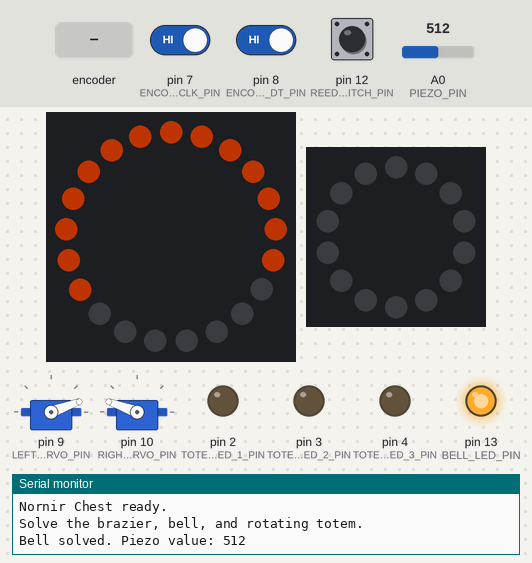
Recording of a sketch running on a simulated Arduino Uno, built with avr-gcc and run on an emulated ATmega328P. Parts: 21 RGB LEDs in a ring, first at the top, clockwise, 14 RGB LEDs in a ring, first at the top, clockwise, 2 × servo, output pins drawn as LEDs (lit = HIGH), the last lines printed to the serial monitor. The test bench sets the inputs (shaded band); at power-on: pin 12 (REED_SWITCH_PIN) HIGH, pin 7 (ENCODER_CLK_PIN) HIGH, pin 8 (ENCODER_DT_PIN) HIGH, A0 (PIEZO_PIN) = 512. Dim RGB values are drawn brighter than linear; not simulated (calls return 0 or success): arduino_secrets.h.

Above: at 1.16 s.
1.4 s: pin 12 (REED_SWITCH_PIN) pulled LOW for 0.15 s
At 1.55 s:
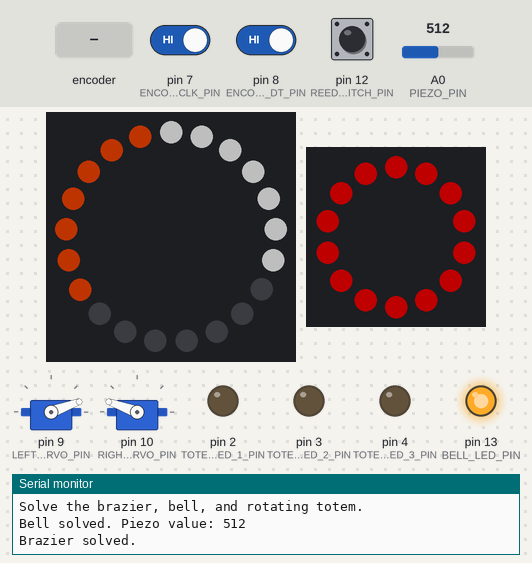
At 1.95 s:
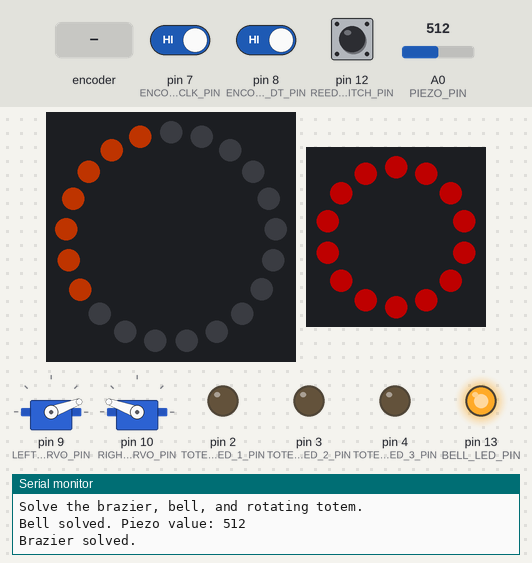
2.1 s: rotary encoder on pin 7 (ENCODER_CLK_PIN) / pin 8 (ENCODER_DT_PIN) turned 3 steps (first pin leading)
4.2 s: rotary encoder on pin 7 (ENCODER_CLK_PIN) / pin 8 (ENCODER_DT_PIN) turned 2 steps (second pin leading)
At 7.2 s:
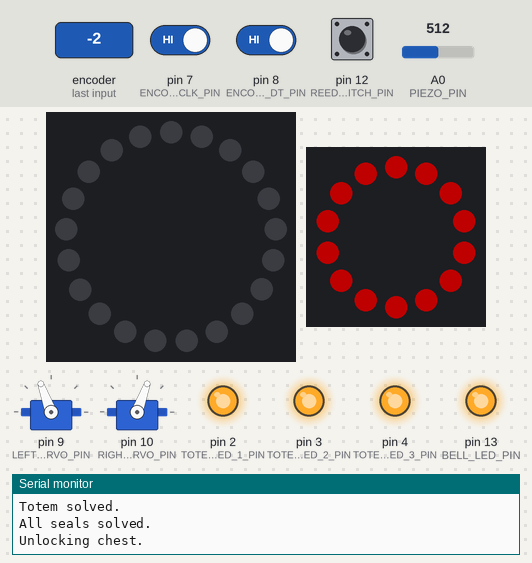
Timing chart, 0 to 8.7 s (numbered marks = the images above; inputs shaded):
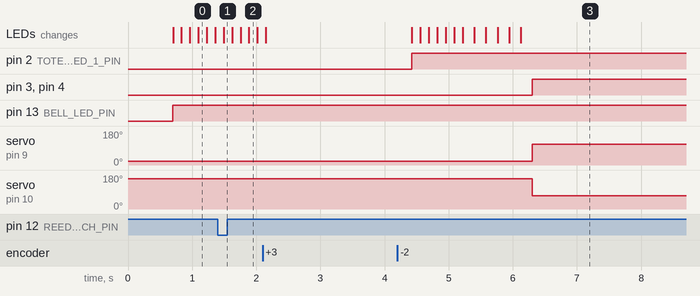

The sketch:

NornirChest.ino
```cpp
#include "arduino_secrets.h"

#include <Adafruit_NeoPixel.h>
#include <Servo.h>

// ============================================================
// Pin assignments
// ============================================================

const byte TOTEM_LED_1_PIN = 2;
const byte TOTEM_LED_2_PIN = 3;
const byte TOTEM_LED_3_PIN = 4;

const byte BRAZIER_RING_PIN = 5;
const byte CHEST_RINGS_PIN  = 6;

const byte ENCODER_CLK_PIN = 7;
const byte ENCODER_DT_PIN  = 8;

const byte LEFT_SERVO_PIN  = 9;
const byte RIGHT_SERVO_PIN = 10;

const byte REED_SWITCH_PIN = 12;
const byte BELL_LED_PIN    = 13;
const byte PIEZO_PIN       = A0;

// D11 is not used.
// The rotary encoder switch is intentionally disconnected.

// ============================================================
// LED settings
// ============================================================

const byte CHEST_RING_COUNT = 3;
const byte PIXELS_PER_RING = 7;
const byte CHEST_PIXEL_COUNT = CHEST_RING_COUNT * PIXELS_PER_RING;

// Set this to 7 if you have one brazier ring.
// Set it to 14 if two brazier rings are chained together.
const byte BRAZIER_PIXEL_COUNT = 14;

const byte LED_BRIGHTNESS = 80;

Adafruit_NeoPixel chestPixels(
  CHEST_PIXEL_COUNT,
  CHEST_RINGS_PIN,
  NEO_GRB + NEO_KHZ800
);

Adafruit_NeoPixel brazierPixels(
  BRAZIER_PIXEL_COUNT,
  BRAZIER_RING_PIN,
  NEO_GRB + NEO_KHZ800
);

// ============================================================
// Servo settings
// ============================================================

Servo leftServo;
Servo rightServo;

// Adjust these angles for your physical lock mechanism.
const int LEFT_LOCKED_ANGLE   = 20;
const int LEFT_UNLOCKED_ANGLE = 110;

const int RIGHT_LOCKED_ANGLE   = 160;
const int RIGHT_UNLOCKED_ANGLE = 70;

// ============================================================
// Rotary encoder settings
// ============================================================

// Change this if your encoder has a different number of detents.
const int ENCODER_DETENTS_PER_REVOLUTION = 20;

// The three rune positions around the totem.
const int RUNE_ANGLES[] = {
  0,
  120,
  240
};

const byte NUMBER_OF_RUNES = 3;

// A rune is accepted within 5 degrees of its target angle.
const int ANGLE_CLEARANCE = 5;

int lastCLKState = HIGH;
long encoderDetents = 0;
bool encoderHasMoved = false;

// ============================================================
// Bell settings
// ============================================================

const int PIEZO_THRESHOLD = 180;
const unsigned long BELL_COOLDOWN_MS = 700;

unsigned long lastBellTrigger = 0;

// ============================================================
// Game state
// ============================================================

bool brazierSolved = false;
bool bellSolved = false;
bool totemSolved = false;
bool chestUnlocked = false;

// ============================================================
// Colors
// ============================================================

uint32_t lockedRuneColor;
uint32_t brazierActiveColor;
uint32_t flashColor;
uint32_t offColor;

// ============================================================
// Setup
// ============================================================

void setup() {
  Serial.begin(9600);

  // Ordinary LEDs
  pinMode(TOTEM_LED_1_PIN, OUTPUT);
  pinMode(TOTEM_LED_2_PIN, OUTPUT);
  pinMode(TOTEM_LED_3_PIN, OUTPUT);
  pinMode(BELL_LED_PIN, OUTPUT);

  // Rotary encoder
  pinMode(ENCODER_CLK_PIN, INPUT_PULLUP);
  pinMode(ENCODER_DT_PIN, INPUT_PULLUP);

  // Reed switch
  // The reed switch should connect D12 to GND when activated.
  pinMode(REED_SWITCH_PIN, INPUT_PULLUP);

  // Start encoder reading
  lastCLKState = digitalRead(ENCODER_CLK_PIN);

  // Initialize NeoPixels
  chestPixels.begin();
  brazierPixels.begin();

  chestPixels.setBrightness(LED_BRIGHTNESS);
  brazierPixels.setBrightness(LED_BRIGHTNESS);

  lockedRuneColor = chestPixels.Color(255, 70, 0);
  brazierActiveColor = brazierPixels.Color(255, 0, 0);
  flashColor = chestPixels.Color(255, 255, 255);
  offColor = chestPixels.Color(0, 0, 0);

  // Initialize servos
  leftServo.attach(LEFT_SERVO_PIN);
  rightServo.attach(RIGHT_SERVO_PIN);

  lockChest();

  clearBrazier();
  updateTotemLEDs(-1);
  updateChestRunes();

  Serial.println(F("Nornir Chest ready."));
  Serial.println(F("Solve the brazier, bell, and rotating totem."));
}

// ============================================================
// Main loop
// ============================================================

void loop() {
  if (chestUnlocked) {
    return;
  }

  checkBrazier();
  checkBell();
  checkTotem();

  if (brazierSolved && bellSolved && totemSolved) {
    unlockChest();
  }
}

// ============================================================
// Brazier
// ============================================================

void checkBrazier() {
  bool magnetDetected = digitalRead(REED_SWITCH_PIN) == LOW;

  if (magnetDetected && !brazierSolved) {
    brazierSolved = true;

    Serial.println(F("Brazier solved."));

    setAllBrazierPixels(brazierActiveColor);
    completeSeal(0);
  }
}

// ============================================================
// Bell
// ============================================================

void checkBell() {
  if (bellSolved) {
    return;
  }

  int piezoValue = analogRead(PIEZO_PIN);

  if (piezoValue >= PIEZO_THRESHOLD &&
      millis() - lastBellTrigger >= BELL_COOLDOWN_MS) {

    lastBellTrigger = millis();
    bellSolved = true;

    Serial.print(F("Bell solved. Piezo value: "));
    Serial.println(piezoValue);

    digitalWrite(BELL_LED_PIN, HIGH);
    completeSeal(1);
  }
}

// ============================================================
// Rotary encoder
// ============================================================

void checkTotem() {
  int currentCLKState = digitalRead(ENCODER_CLK_PIN);

  // Read one edge of the encoder's CLK signal.
  if (currentCLKState != lastCLKState && currentCLKState == LOW) {
    if (digitalRead(ENCODER_DT_PIN) != currentCLKState) {
      encoderDetents++;
    } else {
      encoderDetents--;
    }

    encoderDetents = wrapEncoderPosition(encoderDetents);
    encoderHasMoved = true;

    int currentAngle = getEncoderAngle();
    int selectedRune = findMatchingRune(currentAngle);

    Serial.print(F("Totem angle: "));
    Serial.print(currentAngle);
    Serial.print(F(" degrees, selected rune: "));
    Serial.println(selectedRune);

    updateTotemLEDs(selectedRune);

    // Require the user to rotate the totem at least once.
    // This prevents the chest from solving immediately at startup.
    if (encoderHasMoved && selectedRune >= 0 && !totemSolved) {
      totemSolved = true;

      Serial.println(F("Totem solved."));
      completeSeal(2);
    }
  }

  lastCLKState = currentCLKState;
}

long wrapEncoderPosition(long position) {
  while (position >= ENCODER_DETENTS_PER_REVOLUTION) {
    position -= ENCODER_DETENTS_PER_REVOLUTION;
  }

  while (position < 0) {
    position += ENCODER_DETENTS_PER_REVOLUTION;
  }

  return position;
}

int getEncoderAngle() {
  long angle = encoderDetents * 360L;
  angle /= ENCODER_DETENTS_PER_REVOLUTION;

  return angle;
}

int getAngleDifference(int firstAngle, int secondAngle) {
  int difference = abs(firstAngle - secondAngle);

  // Correctly handles the wraparound between 359 and 0 degrees.
  if (difference > 180) {
    difference = 360 - difference;
  }

  return difference;
}

int findMatchingRune(int currentAngle) {
  for (byte i = 0; i < NUMBER_OF_RUNES; i++) {
    int difference = getAngleDifference(
      currentAngle,
      RUNE_ANGLES[i]
    );

    if (difference <= ANGLE_CLEARANCE) {
      return i;
    }
  }

  return -1;
}

void updateTotemLEDs(int selectedRune) {
  digitalWrite(
    TOTEM_LED_1_PIN,
    selectedRune == 0 ? HIGH : LOW
  );

  digitalWrite(
    TOTEM_LED_2_PIN,
    selectedRune == 1 ? HIGH : LOW
  );

  digitalWrite(
    TOTEM_LED_3_PIN,
    selectedRune == 2 ? HIGH : LOW
  );
}

// ============================================================
// Chest rune LEDs
// ============================================================

void updateChestRunes() {
  setChestRing(
    0,
    brazierSolved ? offColor : lockedRuneColor
  );

  setChestRing(
    1,
    bellSolved ? offColor : lockedRuneColor
  );

  setChestRing(
    2,
    totemSolved ? offColor : lockedRuneColor
  );

  chestPixels.show();
}

void setChestRing(byte ringNumber, uint32_t color) {
  int firstPixel = ringNumber * PIXELS_PER_RING;

  for (byte i = 0; i < PIXELS_PER_RING; i++) {
    chestPixels.setPixelColor(firstPixel + i, color);
  }
}

void flashChestRing(
  byte ringNumber,
  byte numberOfFlashes,
  int delayTime
) {
  for (byte flash = 0; flash < numberOfFlashes; flash++) {
    setChestRing(ringNumber, flashColor);
    chestPixels.show();
    delay(delayTime);

    setChestRing(ringNumber, offColor);
    chestPixels.show();
    delay(delayTime);
  }
}

void completeSeal(byte ringNumber) {
  flashChestRing(ringNumber, 3, 130);
  setChestRing(ringNumber, offColor);
  chestPixels.show();
}

// ============================================================
// Brazier LEDs
// ============================================================

void setAllBrazierPixels(uint32_t color) {
  for (byte i = 0; i < BRAZIER_PIXEL_COUNT; i++) {
    brazierPixels.setPixelColor(i, color);
  }

  brazierPixels.show();
}

void clearBrazier() {
  setAllBrazierPixels(offColor);
}

// ============================================================
// Servos and chest lock
// ============================================================

void lockChest() {
  leftServo.write(LEFT_LOCKED_ANGLE);
  rightServo.write(RIGHT_LOCKED_ANGLE);

  Serial.println(F("Chest locked."));
}

void unlockChest() {
  chestUnlocked = true;

  Serial.println(F("All seals solved."));
  Serial.println(F("Unlocking chest."));

  // Celebration flash
  for (byte flash = 0; flash < 3; flash++) {
    for (int i = 0; i < CHEST_PIXEL_COUNT; i++) {
      chestPixels.setPixelColor(i, flashColor);
    }

    chestPixels.show();
    delay(180);

    for (int i = 0; i < CHEST_PIXEL_COUNT; i++) {
      chestPixels.setPixelColor(i, offColor);
    }

    chestPixels.show();
    delay(180);
  }

  // Move the locks to the open position.
  leftServo.write(LEFT_UNLOCKED_ANGLE);
  rightServo.write(RIGHT_UNLOCKED_ANGLE);

  // Leave the brazier lit.
  setAllBrazierPixels(brazierActiveColor);

  // Leave all totem and bell LEDs lit.
  digitalWrite(TOTEM_LED_1_PIN, HIGH);
  digitalWrite(TOTEM_LED_2_PIN, HIGH);
  digitalWrite(TOTEM_LED_3_PIN, HIGH);
  digitalWrite(BELL_LED_PIN, HIGH);
}
```

Measured:
- after the input at 1.4 s, the LEDs: change after 0.09 s (image 1)
- after the input at 4.2 s, pin 2 (TOTEM_LED_1_PIN): LOW → HIGH after 0.23 s; pin 3 (TOTEM_LED_2_PIN), pin 4 (TOTEM_LED_3_PIN): LOW → HIGH after 2.1 s; servo on pin 9 (LEFT_SERVO_PIN): 20° → 110° after 2.1 s; servo on pin 10 (RIGHT_SERVO_PIN): 160° → 70° after 2.1 s; the LEDs: first change after 0.23 s (image 3 shows a later state)
